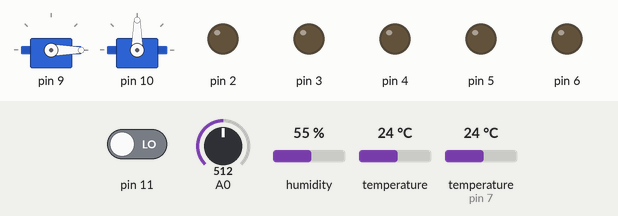
Simulated run of this program. Board: Arduino Uno, built with avr-gcc and run on an emulated ATmega328P. Shown: 2 × servo, output pins drawn as LEDs (lit = HIGH). Inputs (shaded band) come from the test bench; at power-on: pin 11 LOW, A0 = 512, humidity 55 %, temperature 24 °C, temperature (sensor on pin 7) 24 °C. What the program prints to the serial monitor is not drawn.

Above: at 0.1 s.
At 31.0 s:
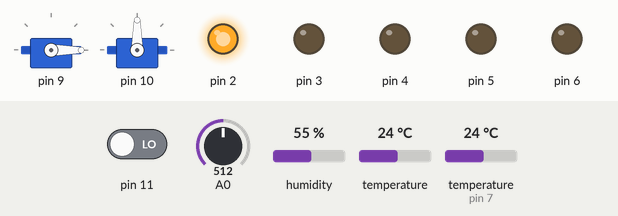
At 33.2 s:
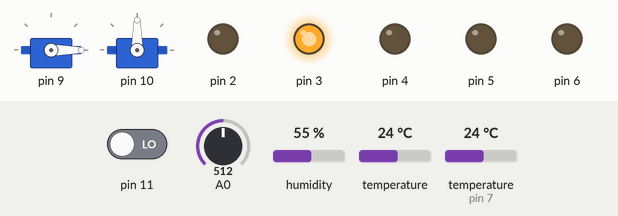
At 35.4 s:
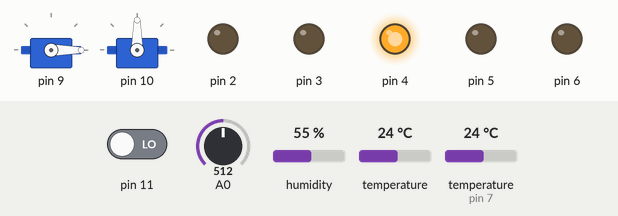
At 39.8 s:
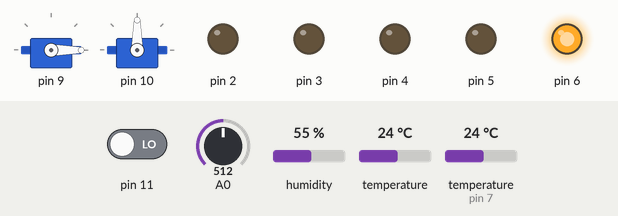
At 50.1 s:
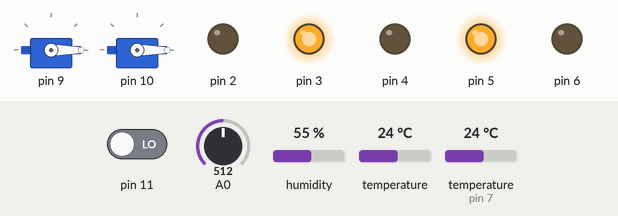
Timing chart, 0 to 51.6 s (numbered marks = the images above):
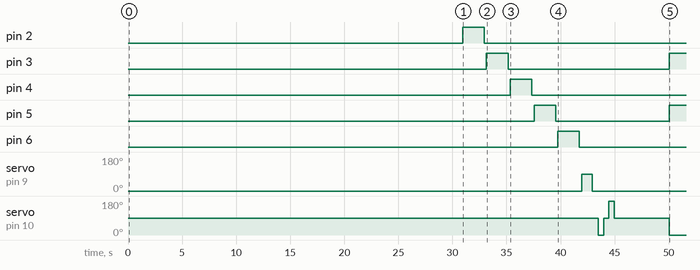

The program:

main.cpp
```cpp
#include <Arduino.h>
#include <Config.h>
#include <SensorData.h>
#include <OutdoorSensor.h>
#include <IndoorSensor.h>
#include <MotionSensor.h>
#include <LightSensor.h>
#include <VentController.h>
#include <BlindsController.h>
#include <SerialCommandProcessor.h>
#include <StateReporter.h>

using namespace ShadeWave;

// Global instances (required by Arduino framework)
Sensor::SensorData sensors;
Sensor::OutdoorSensor outdoorSensor;
Sensor::IndoorSensor indoorSensor(Config::DS18B20_SENSOR_PIN);
Sensor::MotionSensor motionSensor(Config::PIR_SENSOR_PIN);
Sensor::LightSensor lightSensor(Config::LDR_SENSOR_PIN);
Controller::VentController vent(Config::VENT_OPEN_LED, Config::VENT_CLOSED_LED, Config::VENT_SERVO_PIN);
Controller::BlindsController blinds(Config::BLINDS_OPEN_LED, Config::BLINDS_CLOSED_LED, Config::BLINDS_NEUTRAL_LED, Config::BLINDS_SERVO_PIN);
SerialCommand::SerialCommandProcessor cmdProcessor(sensors);
State::StateReporter stateReporter;

void setup() {
  // Initialize serial communication for debugging
  Serial.begin(9600);
  Serial.println(F("Smart Environment Control System Starting..."));

  // Initialize controllers (sets up LED pins)
  vent.initialize();
  blinds.initialize();

  // Initialize outdoor sensor (SHT20)
  if (outdoorSensor.begin()) {
    Serial.println(F("SHT20 outdoor sensor initialized"));
  } else {
    Serial.println(F("SHT20 sensor not found!"));
  }

  // Initialize indoor sensor (DS18B20)
  if (indoorSensor.begin()) {
    Serial.println(F("DS18B20 indoor sensor initialized"));
  } else {
    Serial.println(F("DS18B20 sensor not found!"));
  }

    // Initialize motion sensor (PIR) - blocks during 30s warm-up
    motionSensor.begin();

  // Initialize light sensor (LDR)
  lightSensor.begin();
  Serial.println(F("LDR light sensor initialized"));

  // Test all LEDs to verify they work
  Serial.println(F("Testing all LEDs..."));

  Serial.println(F("Testing Pin 2 (Vent Open)..."));
  digitalWrite(Config::VENT_OPEN_LED, HIGH);
  delay(2000);
  digitalWrite(Config::VENT_OPEN_LED, LOW);
  delay(200);

  Serial.println(F("Testing Pin 3 (Vent Closed)..."));
  digitalWrite(Config::VENT_CLOSED_LED, HIGH);
  delay(2000);
  digitalWrite(Config::VENT_CLOSED_LED, LOW);
  delay(200);

  Serial.println(F("Testing Pin 4 (Blinds Open)..."));
  digitalWrite(Config::BLINDS_OPEN_LED, HIGH);
  delay(2000);
  digitalWrite(Config::BLINDS_OPEN_LED, LOW);
  delay(200);

  Serial.println(F("Testing Pin 5 (Blinds Closed)..."));
  digitalWrite(Config::BLINDS_CLOSED_LED, HIGH);
  delay(2000);
  digitalWrite(Config::BLINDS_CLOSED_LED, LOW);
  delay(200);

  Serial.println(F("Testing Pin 6 (Blinds Neutral)..."));
  digitalWrite(Config::BLINDS_NEUTRAL_LED, HIGH);
  delay(2000);
  digitalWrite(Config::BLINDS_NEUTRAL_LED, LOW);
  delay(200);

  Serial.println(F("Testing Pin 9 (Vent Servo)..."));
  Serial.println(F("  Sweeping: CLOSED -> OPEN -> CLOSED"));
  vent.testServo();

  Serial.println(F("Testing Pin 10 (Blinds Servo)..."));
  Serial.println(F("  Sweeping: CLOSED -> NEUTRAL -> OPEN -> NEUTRAL"));
  blinds.testServo();

  Serial.println(F("LED and Servo test complete. Starting system in 3 seconds..."));
  delay(3000);
  Serial.println(F("System initialized. Starting control loop..."));
  cmdProcessor.printHelp();
  delay(1000);

  // Initial state update and report
  vent.update(sensors);
  blinds.update(sensors);
  stateReporter.reportIfChanged(sensors, vent, blinds);
}

void loop() {
  // Process serial commands continuously (non-blocking)
  cmdProcessor.process();

  // Non-blocking timing: only run main control loop at configured interval
  static unsigned long lastMainLoopTime = 0;

  // Check if enough time has passed since last main loop execution
  unsigned long currentTime = millis();
  if (currentTime - lastMainLoopTime < Config::MAIN_LOOP_INTERVAL_MS) {
    // Not enough time has passed, just process commands and return
    return;
  }

  // Update last execution time
  lastMainLoopTime = currentTime;

  // Main control loop

  // Read outdoor sensor and update sensor data
  if (outdoorSensor.read()) {
    sensors.setOutdoorTemp(outdoorSensor.getTemperature());
    sensors.setOutdoorHumidity(outdoorSensor.getHumidity());
  }

  // Read indoor sensor and update sensor data
  if (indoorSensor.read()) {
    sensors.setIndoorTemp(indoorSensor.getTemperature());
  }

  // Read motion sensor and update sensor data
  if (motionSensor.read()) {
    sensors.setRoomOccupied(motionSensor.isMotionDetected());
  }

  // Read light sensor and update sensor data
  if (lightSensor.read()) {
    sensors.setSunlightIntense(lightSensor.isLightIntense());
  }

  // Update controllers based on current sensor state
  vent.update(sensors);
  blinds.update(sensors);

  // Report if anything changed
  stateReporter.reportIfChanged(sensors, vent, blinds);
}
```
